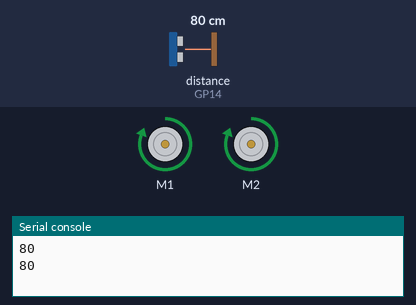
This program was run on a simulated Raspberry Pi Pico running MicroPython. On the bench: 2 × DC motor (green arrow = forward, orange = backward, longer = faster), the last lines printed to the serial console. Inputs (shaded band) come from the test bench; at power-on: distance to the obstacle (sensor on GP14) 80 cm. The echo pulse lasts 58.3 µs per cm.

Above: at 1.2 s.
1.3 s: distance to the obstacle (sensor on GP14) set to 7 cm
3.2 s: distance to the obstacle (sensor on GP14) set to 4 cm
At 4.26 s:
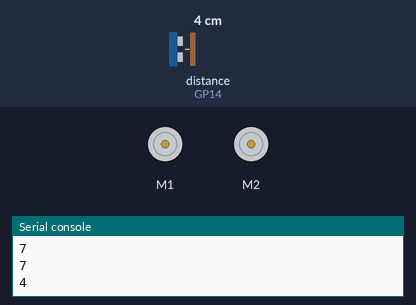
7.3 s: distance to the obstacle (sensor on GP14) set to 9 cm
At 7.9 s:
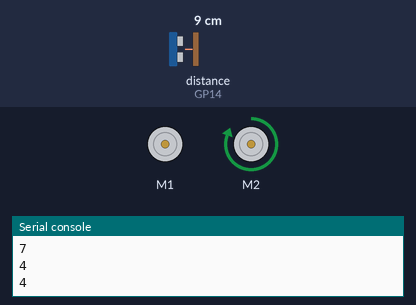
9.5 s: distance to the obstacle (sensor on GP14) set to 2 cm
At 10.9 s:
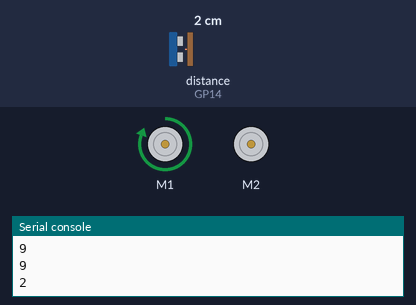
Timing chart, 0 to 14.6 s (numbered marks = the images above; inputs shaded):
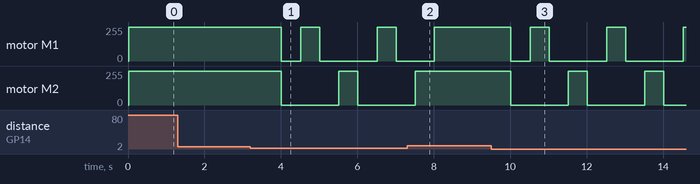

Measured:
- the behaviour switches between 6 and 5 cm on distance to the obstacle (sensor on GP14) (found by bisection; images 0 and 1)
- after the input at 3.2 s, motor M1: goes stopped 0.50 s, forward 255/255 0.50 s, stopped 1.5 s, forward 255/255 0.50 s, then stopped, starting after 0.81 s; motor M2: forward 255/255 → stopped after 0.81 s, → forward 255/255 1.5 s later, → stopped 0.50 s later
- after the input at 7.3 s, motor M2: goes on until 7.5 s, then stays forward 255/255
- after the input at 9.5 s, motor M1: forward 255/255 → stopped after 0.52 s, then repeats every 2.0 s: forward 255/255 0.50 s, stopped 1.5 s; motor M2: alternates forward 255/255 for 0.50 s and stopped for 1.5 s, starting after 0.52 s

The program:

maze_solver_robot_v2.py
```python
from machine import Pin, I2C
from picobricks import MotorDriver
from utime import sleep
import utime
#define libraries

trigger = Pin(15, Pin.OUT)
echo = Pin(14, Pin.IN)
#define sensor pins

i2c = I2C(0, scl=Pin(5), sda=Pin(4))   # Init I2C using pins
motor = MotorDriver(i2c)

motor.dc(1,0,0)
motor.dc(2,0,0)
signaloff = 0
signalon = 0

def getDistance():
   trigger.low()
   utime.sleep_us(2)
   trigger.high()
   utime.sleep_us(5)
   trigger.low()
   while echo.value() == 0:
       signaloff = utime.ticks_us()
   while echo.value() == 1:
       signalon = utime.ticks_us()
   timepassed = signalon - signaloff
   distance = (timepassed * 0.0343) / 2
   return distance
#calculate distance

measure=0
while True:
    measure=int(getDistance())
    print(measure)
    if measure>5:
		motor.dc(1,255,0)
		motor.dc(2,255,0)
        sleep(1) #if the distance is higher than 5, the wheels go straight
    else:
		motor.dc(1,0,0)
		motor.dc(2,0,0)
        sleep(0.5)
        motor.dc(1,255,0)
        motor.dc(2,0,0)
        sleep(0.5)
        measure=int(getDistance())
        if measure<5:
            motor.dc(1,0,0)
        motor.dc(2,0,0)
        sleep(0.5)
        motor.dc(1,0,0)
        motor.dc(2,255,0)
        sleep(0.5)
        #If the distance is less than 5, wait, move in any direction; if the distance is less than 5, move in the opposite direction
```
